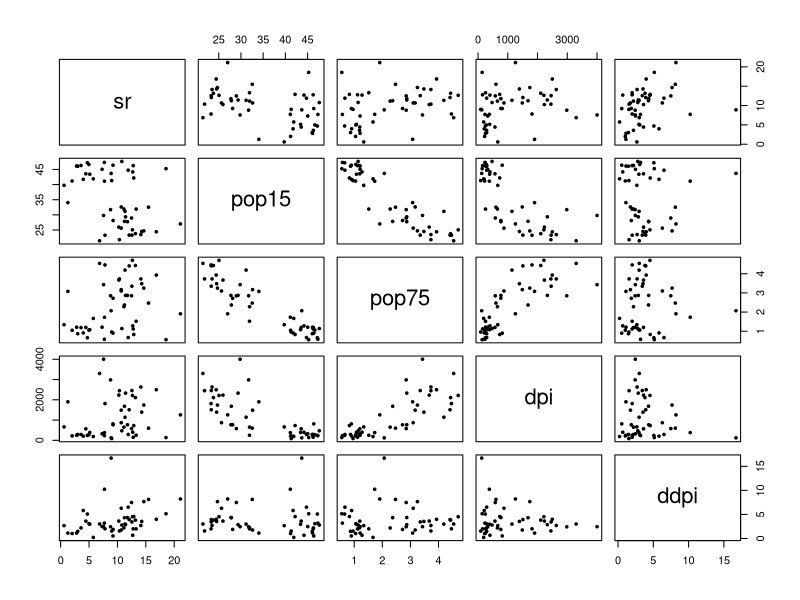
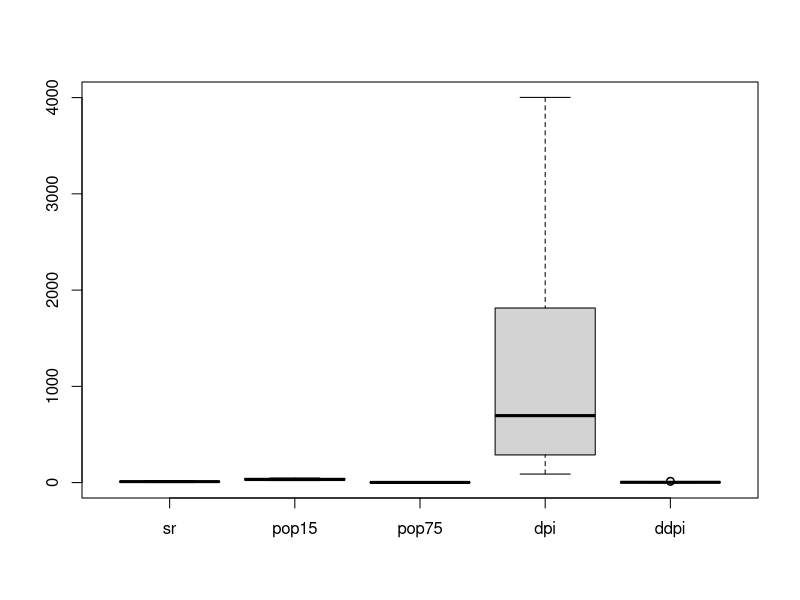
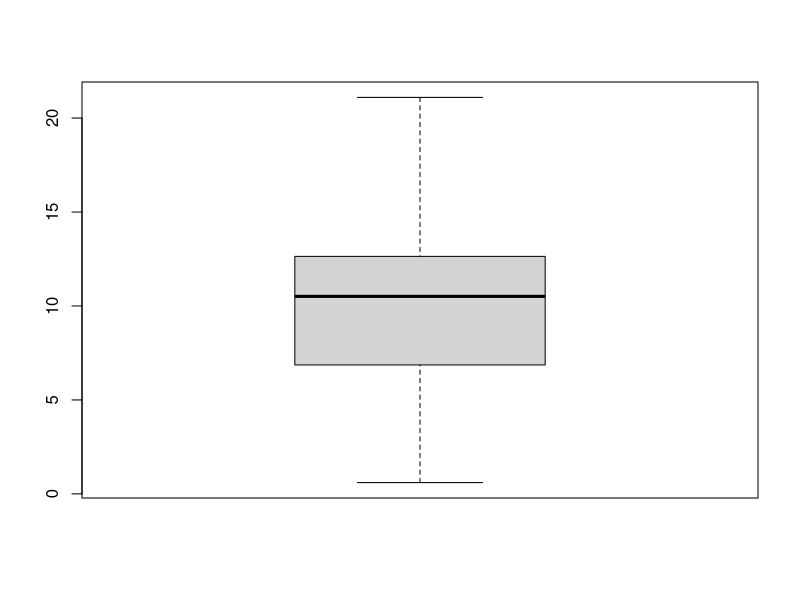
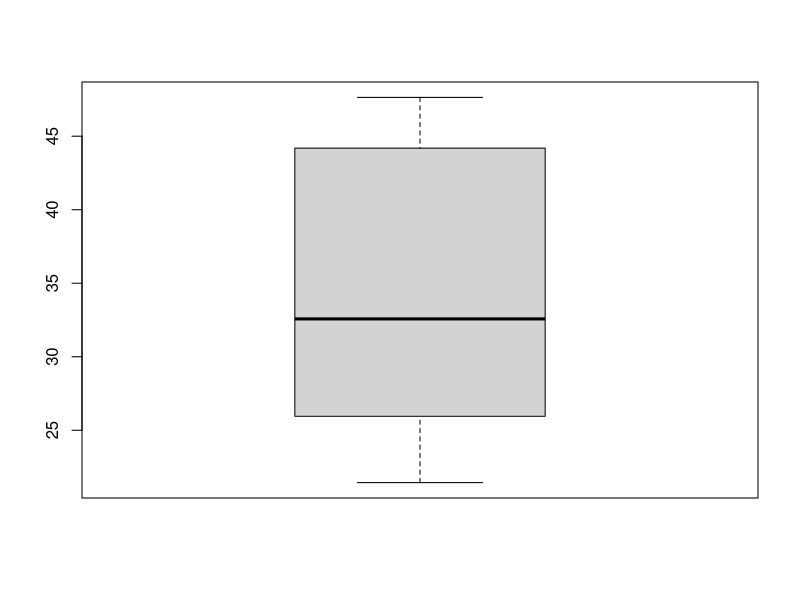
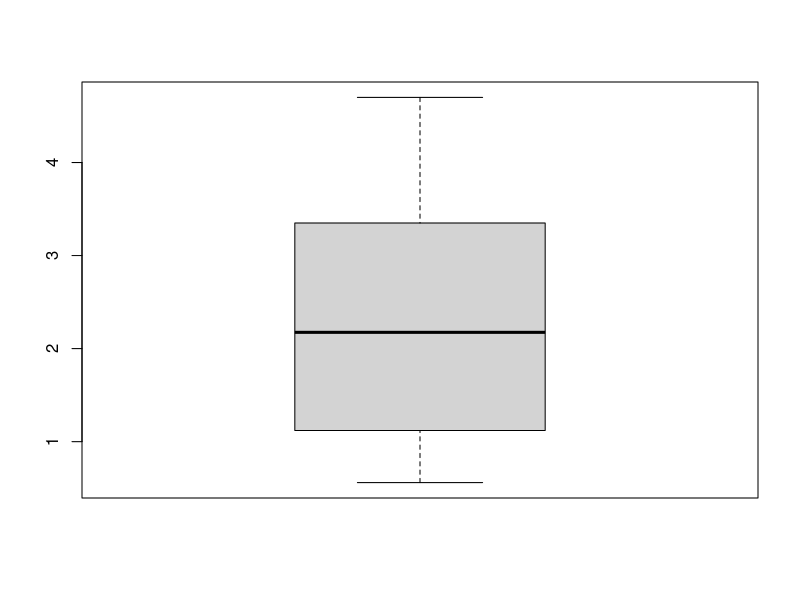
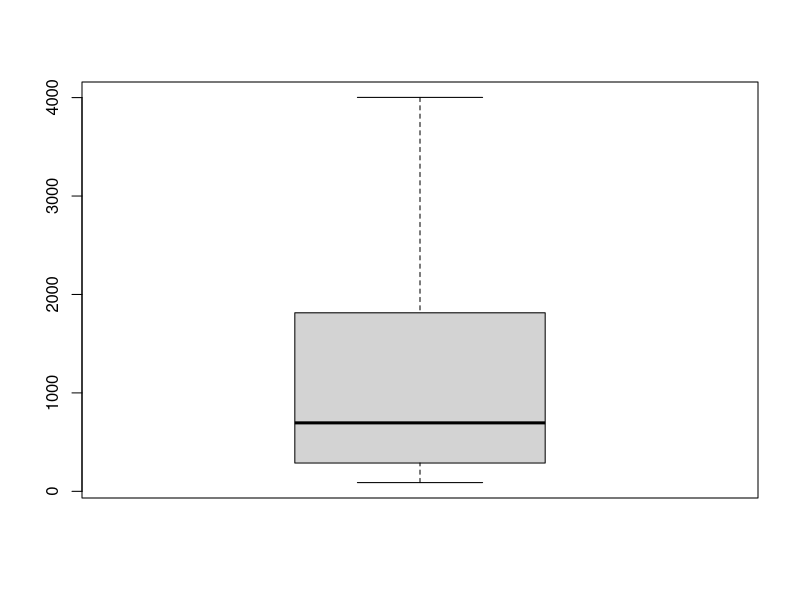
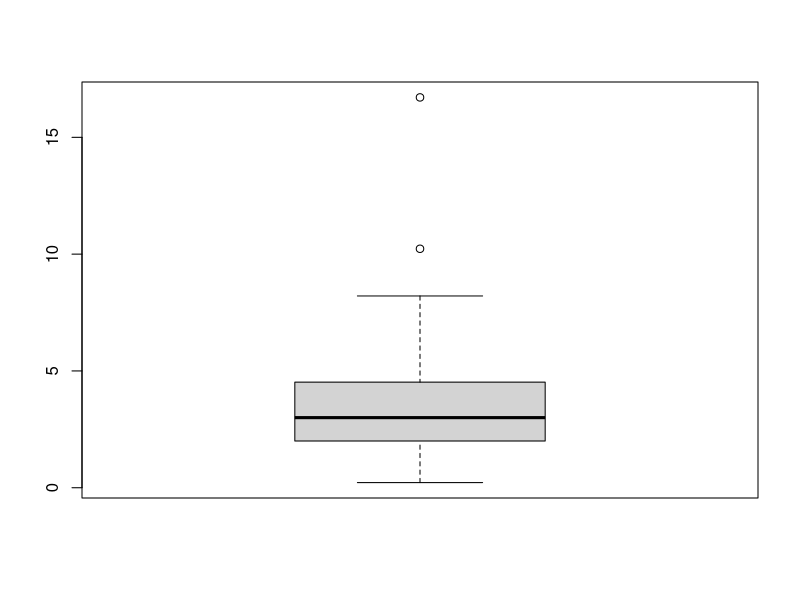
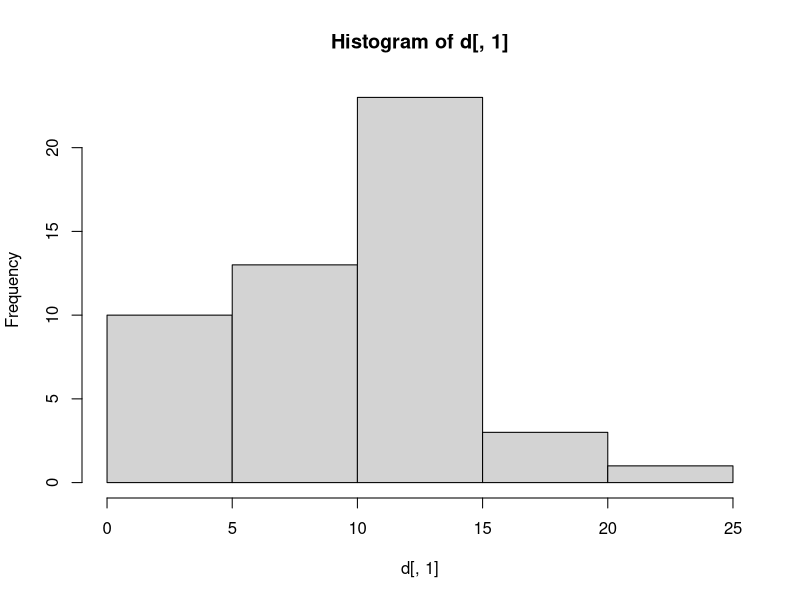

Recreate these plots in R, in order.
# -----------------------------------------------------------------------------
# PRÁCTICA 4: ANÁLISIS DE COMPONENTES PRINCIPALES (PCA)
# -----------------------------------------------------------------------------

# 1. Estudio inicial de los datos
# Miramos todos los datasets que tiene R
data()
d<-LifeCycleSavings # guardamos este dataset como d
View(d) # observamos que tiene 5 columnas con datos
help(LifeCycleSavings) # con esto lo que tenemos es información acerca de los detalles del dataset

# Resumen estadístico: Min, 1st Qu., Mediana, 3rd Qu., Max
summary(d)
# ¿Qué se aprecia? -> Las variables tienen escalas muy diferentes
str(d) # Basicamente muestra los mismo que una View pero en la consola

# Estudiamos las correlaciones con:
plot(d, pch=20, cex=0.8) # -> se ve que tiene correlaciones positivas, negativas y variables independientes
# Te dan las gráficas xy de todas las combinaciones de parejas posibles,
# Por ejemplo, con las graficas de pop15 y pop75

# Vector de medias pero no podemos usar mean(d)
mu<-colMeans(d)
sapply(d,mean) # otra opción pero mejor la de colMeans
# Matrices de covarianzas y correlaciones
cov(d) # -> muy distintas
M<-cor(d) # -> existen variables con correlaciones lineales positivas, negativas y casi nulas

# Las escalas, simetría y existencia de valores atípicos se puede estudiar con los caja-bigote:
boxplot(d) # boxplot(d[,i])
boxplot(d[,1])
boxplot(d[,2])
boxplot(d[,3])
boxplot(d[,4])
boxplot(d[,5])
# Incluyen la mediana, los cuartiles 1 y 3 (caja), min y max (bigotes)
# Los valores atípicos son los puntos que están fuera de los bigotes

# Resultados: La mayoría falta de simetría (menos el 3)
# En el 5 hay dos valores atípicos (Libia y Jamaica, 49 y 47) que presentan ddpi muy grandes
# Para detectar los países con valores extremos altos:
which.max(d[,5])  # -> donde está el valor más alto (índice)
sort(d[,5])       # -> valores ordenados de menor a mayor
order(d[,5])      # -> índices ordenados
# Si no encuentro lo que quiero o no lo entiendo, directamente:
View(d)

# Podemos hacer histogramas para estudiar simetrías y normalidad
hist(d[,1])   # hist(d$sr)
# Para añadir la curva normal a estos gráficos podemos hacer
hist(d$sr,probability=T,xlab='sr',ylab='f',main='Histograma sr')
# Pone la curva que tendría si existiese una distribución normal igual que esta pero con la normalidad perfecta
curve(dnorm(x,mean(d$sr),sd(d$sr)),add=T,col='red')
# Se aprecia asimetría y falta de normalidad

# Las distancias de Mahalanobis a la media se pueden usar ver 
# los países más raros y para detectar posibles valores atípicos
md<-mahalanobis(d,colMeans(d),cov(d)) # la calcula
md
plot(md,ylab='Distancias de Mahalanobis') # la representa
# Proporciona las distancias al cuadrado y las representa
# Más raros (lejanos de la media) son USA (15.46) y Libia (25.66)

# -------------------------------------------

# 2. Cálculo de las componentes principales
# Debemos decidir en primer lugar si usamos la matriz de covarianzas o la de correlaciones

# Covarianzas ->  las variables no se cambian de escala
# y tendrán más importancia aquellas variables que tengan varianzas mayores
# La usamos  cuando las unidades son iguales y queremos mantener 
# las escalas (la variables que varían poco tienen poca importancia)

# Correlaciones ->  las variables originales se estandarizan y todas 
# tienen a priori la misma importancia (varianza uno)
# Se usa cuando las variables se miden en unidades diferentes 
# (al estandarizar, las unidades desaparecen) o tienen rangos (varianzas) muy diferentes

# En este caso usamos la de correlaciones
# Para calcular las componentes principales: princomp y prcomp
PCA<-princomp(d,cor=TRUE)
summary(PCA,loadings=TRUE)  # características principales

# Importancia de las componentes:
# Se mide con sus variaciones estándar, la proporción y las proporciones acumuladas
# Tengo 5 variables, y al coger la matriz de correlaciones, R da valor a las varianzas = 1
# 1+1+1+1+1=5 -> la primera varianza es 2.822078 porque es 1.6799041^2 (desviación estándar^2)
# La proporción es 0.5644156 y se calcula como 1.6799041^2/5
# Las proporciones acumuladas se calculan sumando las proporciones anteriores
# ¿Qué nos dice esto? -> La primera componente tiene un 56.44156% de la información

# Los loadings(cargas) son los vectores de propios unitarios  de los valores propios anteriores (el primero 2.822078)
# Los valores ausentes son números pequeños 
PCA$loadings->L
L[,1] # -> primer vector propio UNITARIO para calcular la primera componente principal
# Este vector es el mismo que proporciona la tabla de los loadings pero son vectores columna

# La primera componente principal se calcula como:
# Y_1 = 0.308·X1* - 0.571·X2* + 0.560·X3* + 0.514·X4* + 0.0379·X5*
# Xi* = (Xi - Xi^)/Si variable i-esima estandarizada (muestral) 
# A cada dato le resta su media y lo divide por su desviación típica
# Las puntuaciones (scores), los valores que se obtienen en las componentes principales:
PCA$scores->S
S[,1] # vemos las puntuaciones en la primera componente principal

# Para comprobar si los datos de princomp son correctos usamos:
eigen(M) # Obtenemos los valores propios ordenados y los vectores propios
# Para comprobar los valores de las puntuaciones hay que estandarizar (no hace falta con covarianzas)
z<-scale(d)
# Ahora  para calcular las puntuaciones de la primera componente:
y1<-0.30846174*z[,1]-0.57065322*z[,2]+0.56043119*z[,3]+0.5135064*z[,4]+0.03787232*z[,5]
# Si vemos y1 hay pequeñas diferencias con los datos ya que princomp usa varianzas y no cuasi-varianzas
# S[,1] se obtiene con:
y1*sqrt(50/49)
# S[,i] = yi · raiz(n/n-1) -> por tanto es MÁS FÁCIL usar el calculo de princomp

# Las componentes principales se pueden calcular aunque no se tengan los datos completos:
princomp(covmat=M) # Sustituyendo M por la matriz de correlación (o covarianzas)
# R puede calcular las cargas pero nos las puntuaciones (loadings si, scores no)

# Para calcular las comp. princ. usamos:
PCAbis<-prcomp(d,scale=TRUE)
summary(PCAbis) # -> obtenemos la importancia de las componentes
PCAbis$rotation # cargas (loadings)
PCAbis$x # puntuaciones (scores)
# Se ve obviamente que los valores están cambiados de signo
princomp(d) # DATOS ERRÓNEOS por usar la matriz de covarianzas

# -------------------------------------------

# 3. Análisis de componentes principales (PCA)
# Debemos fijarnos en la importancia de cada una
# En este caso la información proporcionada por la primera será en general el doble de importante que la que proporciona la segunda, etc.
# Después miramos las cargas para dar un significado a estas variables nuevas
# En Y1, las variables estandarizadas, podemos afirmar que las variables más influyentes son: sr(+), pop15(-), pop75(+) y dpi(+)
# Es decir Y1 toma valores grandes en los países con valores pequeños en pop15 y grande de las otras 3
# Y1 nos muestra los países con poblaciones envejecidas y ricos

# Ahora podemos analizar las scores para decir cómo serán los individuos de la muestra según esa componente
summary(S[,1])  # Y1 € (-2.258755, 2.787708)
plot(S[,1],ylab='Y1')
sort(S[,1])     # otra forma de verlo
which.max(S[,1])# vemos qué país es el que mayor valor tiene -> Suecia
which.min(S[,1])# vemos el que menor valor tiene -> Malasia
# En el gráfico casi no hay valores entre 0 y -1, 
# por lo que la mayoría de los países se podrían clasificar como del tercer o del primer mundo 

# Las componentes son incorreladas (no nos dan información una de la otra)
# Incorreladas -> sin relación lineal | Independientes -> sin relación de ningún tipo (si son normales son independientes)
# Las podemos estudiar por separado 
biplot(PCA,pc.biplot=TRUE,cex=0.5) # a veces es conveniente representarlas por parejas
# Las cargas son los vectores en rojo y las puntuaciones estandarizadas son los nombres de los países
# Las variables que tengan vectores cortos estarán mal representadas
# Las puntuaciones se usarán para decir cómo serán los individuos de la muestra
sort(d[,1]) # Japón es el que mayor sr tiene

biplot(PCA,pc.biplot=TRUE,xlabs=1:50) # -> cambio de nombre a números

biplot(PCA,pc.biplot=TRUE,choices=c(3,4),xlabs=1:50) # Gráfico de las componentes tercera y cuarta 
# |
# v
eigen(M) # vemos vectores propios para ver la importancia de las varibles
S[,3]   # sr(+), pop15(+), pop75(-), dpi(-) y ddpi(-) -> ahorros altos, algo de natalidad, pocos mayores, pocos ingresos (jóvenes y ahorradores)
S[,4]   # sr(-), pop15(-), pop75(+), dpi(-) y ddpi(-) -> poco ahorro, poca natalidad, muchos mayores, poquísimos ingresos (envejecidos y pobres)

# Gráfico solo de las puntuaciones (sin estandarizar) de las dos primeras componentes
plot(S[,1],S[,2],xlab='Y1',ylab='Y2')

# Para encontrar un individuo (país) en este gráfico bastar mirar sus puntuaciones (scores) en S
text(S[38,1]+0.3,S[38,2],labels='Esp') # Busco España(38) y le ponemos su número
text(S[,1],S[,2]-0.2,labels=row.names(d),cex=0.6) # Etiquetas para todos

# Esto es distinto a lo que hace biplot -> que basicamente divide entre las desviaciones típicas
plot(S[,1]/1.6799,S[,2]/1.1207,xlab='Y1*',ylab='Y2*',pch=20)
text(S[,1]/1.6799,S[,2]/1.1207-0.2,labels=row.names(d),cex=0.6)

# La mayor dispersión de la primera componente nos indica que esta componente es más importante
pairs(PCA$scores[,1:3]) # gráficos 3D (poco habitual)

# -------------------------------------------

# 4. Saturaciones
# Para medir las relaciones lineales entre las variables iniciales y las componentes principales usamos
# la matriz de correlaciones conocida como matriz de saturaciones
# Se calculan como Aij = Corr(Xi,Yj) = t_ij/sigma_i · lambda_j^1/2

# Si hemos usado correlaciones: multiplicamos cargas por la raiz del valor propio
# Nos indicarán cuánta información tendrá de cada componente de cada variable
S1<-L[,1]*1.6799041 # saturaciones de la primera componente
# Y las saturaciones al cuadrado (información) con 
S1
S1^2 # -> la variable mejor representada Y1 es pop15 con 91.8994802%
# -> la peor representada es ddpi (no tiene casi información)

SAT<-cor(d,S) # -> Cálculo de saturaciones (usemos o no correlaciones)
SAT 

# Al ser incorreladas, las correlaciones múltiples al cuadrado son la suma de las correlaciones al cuadrado
# Estos valores nos indicarán la información que mantienen las p primeras componentes sobre cada variable Xi
COM2<-SAT[,1]^2+ SAT[,2]^2  # 2 primeras componentes principales
COM2 # Esto es la comunalidad (correlaciones múltiples)
# La mejor representada en las 2 primeras es pop15 y la peor es sr
summary(PCA) # si miramos la media de los valores de la última columna coincide con la información que mantienen Y1 y Y2

# El promedio de la comunalidad (correlaciones múltiples) de las dos primeras componentes 
# Es igual a la proporción acumulada de las dos primeras variables (summary)
( 0.6543657 + 0.9191976 + 0.8991785 + 0.8332266 + 0.7721760 ) / 5

# Como ejercicio hago el caso de solo la primera componente
SAT[,1]^2
( 0.268516885 + 0.918995810 + 0.886366987 + 0.744150387 + 0.004047742 ) / 5
summary(PCA)

# También comprobar que las sumas de los valores de cada columna nos dan los 
# valores propios (informaciones) de cada componente principal (si usamos correlaciones)
0.268516885 + 0.918995810 + 0.886366987 + 0.744150387 + 0.004047742
# Da 2.822078, el mayor valor propio

'La correlación múltiple al cuadrado es el máximo de las correlaciones
que se pueden obtener con combinaciones lineales de las componentes.
Además el máximo de esas correlaciones se obtiene con los coeficientes de la matriz de cargas (L)'

'La mejor combinación lineal de las dos primeras componentes para estimar (linealmente) sr es la
que se obtiene cortando L[1,], es decir, Z1 = 0.3084617 ∗ Y1 + 0.5542456 ∗ Y2.'
L[,1] # matriz de cargas (loadings)
L[,2]
Z1<-0.3084617*S[,1]+ 0.5542456*S[,2] # siendo S la matriz de puntuaciones (scores) de las componentes principales
cor(d[,1],Z1)^2 # coincide con la información que mantienen esas dos componentes sobre sr

# Z1 se podría usar para predecir sr usando las técnicas de regresión lineal
lm(d$sr~Z1) # Búscame la ecuación de la recta que mejor transforme mi estimación Z1 en los datos reales de sr
plot(Z1,d$sr,pch=20,ylab='sr')  # Datos
abline(lm(d$sr~Z1),col='red') # más cerca de la línea = mejor modelo
plot(d$sr-9.671-4.435*Z1,pch=20,ylab='Residuos') # Residuos (diferencias) o errores
# La mejor manera de recuperar sr usando Z1 es mediante sr≈9.671+4.435·Z1. (la desestandarizamos)
# Z1 predice sr estandarizada (ya que ambas tienen media cero) 
# y que 9.671 y 4.435 son la media y desviación estándar muestrales de sr.
# Al usar 2 componentes en vez de las 5 se pierde información
# Si p=k=5 no hay residuo

# -------------------------------------------

# 5. Número de componentes
'Al hacer el PCA podemos escoger con qué componentes principales quedarnos.
El número de componentes es m y se tomarán las m primeras, las más importantes'

# 5.1 Fijar un número concreto de componentes:
'Se basa en escoger en base a lo que necesites, es subjetiva.
Se suele escoger m=2, así podemos hacer un gráfico bidimensional.'

summary(PCA) # En este ejemplo si cogemos las dos primeras tenemos un 81% de la información
SAT   # Para los porcentajes de información se calculaba la matriz de saturaciones
COM2  # COM2 <- SAT[,1]^2 + SAT[,2]^2 esto nos da la información con las dos primeras componentes

'También habría que ver lo de las comunalidades, la peor representada es sr 
con un 65% de la información, por tanto todas están bien representadas.
En otros ejemplos, si no están bien representadas hay que señalarlo y aumentar m'

# 5.2 Fijar un porcentaje mínimo de información obtenida:
'Si queremos mantener un porcentaje p% debemos quedarnos con las primeras que verifiquen ser mayores a p%'

summary(PCA) # En el ejemplo habría que hacerlo al menos con 3 componentes para un 90%
COM2  # La comunalidad es mayor que 0.5 en todas, OK
SAT[,1]^2 # -> La comunalidad no es mayor en todas, m=1 no sirve

'Otra opción es fijar porcentaje para las comunalidades, así aseguramos que las originales están representadas.
En el ejemplo, con comunalidades mayores que 0.5 (50% de las variables)
tomamos m=2. Con esta regla, m=1 tiene un 56% pero nunca se cumpliría'

# 5.3 Regla de Rao:
'Solo serán relevantes las componentes con variabilidad (varianza o valor propio)
mayor que la variabilidad mínima. S^2 son las cuasivarianzas muestrales
Si usamos correlaciones, es como usar varianzas estandarizadas por tanto solo cogemos
las que tienen valor propio (varianzas) mayor que 1'

summary(PCA)  # En el ejemplo nos lleva a coger m=2 (la primera y la segunda)

'Si usamos covarianzas, el mínimo de las cuasivarianzas corresponde a pop75
que 1.66, luego habria que comprobar que es mayor que ese valor y tomaríamos m=4'

cov(d)        # Haríamos la matriz de cov y miramos la diagonal para saber el mínimo
diag(cov(d))  # Otra forma, evidentemente sería pop75 con 1.66609082
princomp(d)         # Obtenemos los valores propios y elegiríamos hasta la 4
eigen(cov(d))       # También nos daría los valores propios y los vectores

# 5.4 Regla de Kaiser:
'Solo serán relevantes las que tengan mayor variabilidad que la media.
Con correlaciones, las varianzas iniciales son 1, nos quedamos con las mayores de 1 -> m=2.
Si usamos covarianzas, solo nos quedaríamos con la primera componente 981871.2 > 196387 -> m=1.'

summary(PCA) # Las dos primeras sirven

mean(diag(cov(d))) # Sacamos la media = 196387
eigen((cov(d))) # Mirando los valores propios obtendríamos m=1

# 5.5 Regla del codo o del gráfico de sedimentación: 
'Consiste en representar j(eje x) frente a los valores propios estimados lambda_j.
El gráfico debe parecerse a algo como una montaña o un codo.
Serán representativas las componentes que están antes de este codo'

screeplot(PCA)  # Gráfico directo (diagrama de cajas)
plot(eigen(cor(d))$values,type='l',ylab='valores propios')  # Gráfico de líneas

'Aunque no está muy claro, parece que el codo se encuentra
en j=3, por lo que tomaríamos las dos primeras componentes (m=2).
Pero m=1 y m=3 también serían aceptables porque el codo no es tan claro'

# 5.6 Prueba de esfericidad:
'Me he quedado con m=2, me sobran 3. Con esto miramos si hay algo que 
haga falta de las otras componentes.
Hipótesis: todas las sobrantes son iguales. 
Si las varianzas son iguales se formará una esfera.
Si no lo son, puedo sacar más componentes.
Si son iguales la media aritmética y geométrica son iguales, si no T crece'

eigen(cor(d))$values->Lambda
mean(Lambda[3:5])->ma
exp(mean(log(Lambda[3:5])))->mg
(50-(2*5+11)/6)*(5-2)*log(ma/mg)->TB
0.5*(5-2-1)*(5-2+2)->gl
1-pchisq(TB,gl) # El p-valor obtenido es 2.27505·10^-8 < 0.05 -> rechazo H0.

qchisq(0.95,5)
curve(dchisq(x,5),0,50)

'Te da permiso para coger más componentes pero no te obliga.
Es útil si sale esferidad, ahí si que no habría que coger una m mayor'

# -------------------------------------------

'HECHO'

# -------------------------------------------
# Preguntas examen:
# Decir quien es Y = a1X1 + ... + akXk y poner esta fórmula
# No se puede hacer con la matriz de covarianzas tiene que ser con la de correlaciones
# Cov(X) NO - Cor(X) SI
# La matriz de correlaciones es la que se diagonaliza para sacar a1*
# No se ponen Z se ponen X* porque no conozco la media ni la varianza
# Se pone Xi* = (Xi - -xi)/Si  con -xi como x barra y Si = raiz(1/n-1 * Sumatorio) SCALE
# LOADING ai*
# SCORES con los Xi de un dato, se saca Yi que son las puntuaciones (con la matriz de covarianzas)
# Con la de correlaciones tiene más sentido
# Al final de la práctica hay varios métodos, en el examen me pedirán 3 métodos
# h1 = S1^2 + S2^2
# Las gráficas se ponen con colores, no con 0 y 1, y con las letras da error
# Las saturaciones son las correlaciones
